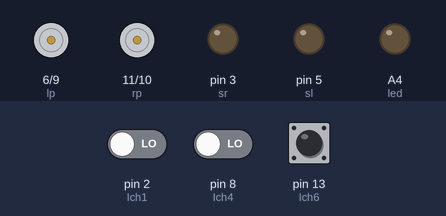
A sketch run on a simulated Arduino Uno, built with avr-gcc and run on an emulated ATmega328P. On the bench: motor-driver pin pairs drawn as motors (green arrow = first pin HIGH = forward, orange = second pin HIGH = backward, longer = more drive), output pins drawn as LEDs (lit = HIGH). Inputs (shaded band) come from the test bench; at power-on: pin 13 (Ich6) LOW, pin 2 (Ich1) LOW, pin 8 (Ich4) LOW.

Above: at 1.2 s.
1.3 s: pin 13 (Ich6) pulsed HIGH 5 times (0.12 s each, 0.3 s apart)
At 2.9 s:
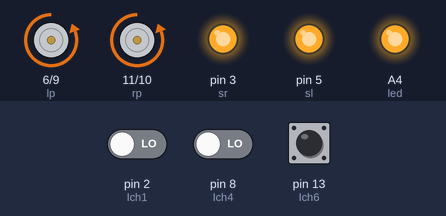
Timing chart, 0 to 4.4 s (numbered marks = the images above; inputs shaded):
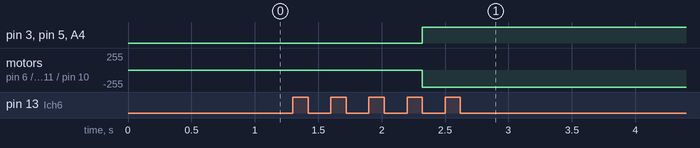

Measured:
- after the input at 1.3 s, pin 3 (sr), pin 5 (sl): LOW → HIGH after 1.0 s instead of 1.7 s; A4 (led): LOW → HIGH after 1.0 s; motor on pin 6 (lp) / pin 9 (ln), motor on pin 11 (rp) / pin 10 (rn): stopped → backward 255/255 after 1.0 s

The sketch:

RemoteControllCar.ino
```cpp
int Ich1= 2;
int Ich2= 4;
int Ich3= 7;
int Ich4= 8;
int Ich5= 12;
int Ich6= 13;

int ln=9;
int lp=6;
int sl=5;

int rn=10;
int rp=11;
int sr=3;

int led=A4;

unsigned long ch1=0;
unsigned long ch2=0;
unsigned long ch3=0;
unsigned long ch4=0;
unsigned long ch5=0;
unsigned long ch6=0;

void setup() {
//Serial.begin(115200);
pinMode(Ich1,INPUT);
pinMode(Ich2,INPUT);
pinMode(Ich3,INPUT);
pinMode(Ich4,INPUT);
pinMode(Ich5,INPUT);
pinMode(Ich6,INPUT);

pinMode(lp,OUTPUT);
pinMode(ln,OUTPUT);
pinMode(sl,OUTPUT);
pinMode(sr,OUTPUT);
pinMode(rp,OUTPUT);
pinMode(rn,OUTPUT);
pinMode(led,OUTPUT);
ch6=0;
}

void loop() {

ch1= pulseIn(Ich1,HIGH);
//ch2= pulseIn(Ich2,HIGH);
//ch3= pulseIn(Ich3,HIGH);
ch4= pulseIn(Ich4,HIGH);
//ch5= pulseIn(Ich5,HIGH);
ch6= pulseIn(Ich6,HIGH);
if(ch6>1600){
//////////////////////////moving///////////////////////


if(ch4>1530){
  digitalWrite(ln,0);
  digitalWrite(lp,1);

  digitalWrite(rn,0);
  digitalWrite(rp,1);


  digitalWrite(sl,1);
  digitalWrite(sr,1);

 // int speed=map(ch4,1510,1990,0,255);

  //analogWrite(sl,speed);
  //analogWrite(sr,speed);
  }
else if(ch4<1470){
  digitalWrite(ln,1);
  digitalWrite(lp,0);

  digitalWrite(rn,1);
  digitalWrite(rp,0);


  digitalWrite(sl,1);
  digitalWrite(sr,1);

  //int speed=map(ch4,1000,1490,255,0);
  //analogWrite(sl,speed);
  //analogWrite(sr,speed);
  }

  else if(ch4>1470&&ch4<1530){

  digitalWrite(sl,0);
  digitalWrite(sr,0);

    }
//////////////////////////turning/////////////////
if(ch1>1530 && ch4<1530 && ch4>1470){
  digitalWrite(ln,0);
  digitalWrite(lp,1);

  digitalWrite(rn,1);
  digitalWrite(rp,0);

  digitalWrite(sl,1);
  digitalWrite(sr,1);

  }
else if(ch1<1470 && ch4<1530 && ch4>1470){
  digitalWrite(ln,1);
  digitalWrite(lp,0);

  digitalWrite(rn,0);
  digitalWrite(rp,1);

  digitalWrite(sl,1);
  digitalWrite(sr,1);

  }

if(ch6>1600){
  digitalWrite(led,1);
  }else{
    digitalWrite(led,0);
    }
  /*
Serial.print(ch1);
Serial.print("\t");
Serial.print(ch2);
Serial.print("\t");
Serial.print(ch3);
Serial.print("\t");
Serial.print(ch4);
Serial.print("\t");
Serial.print(ch5);
Serial.print("\t");
Serial.print(ch6);
Serial.print("\t");
Serial.println();

delay(50);
*/
}
else{

  digitalWrite(sl,1);
  digitalWrite(sr,1);

  }
}
```
